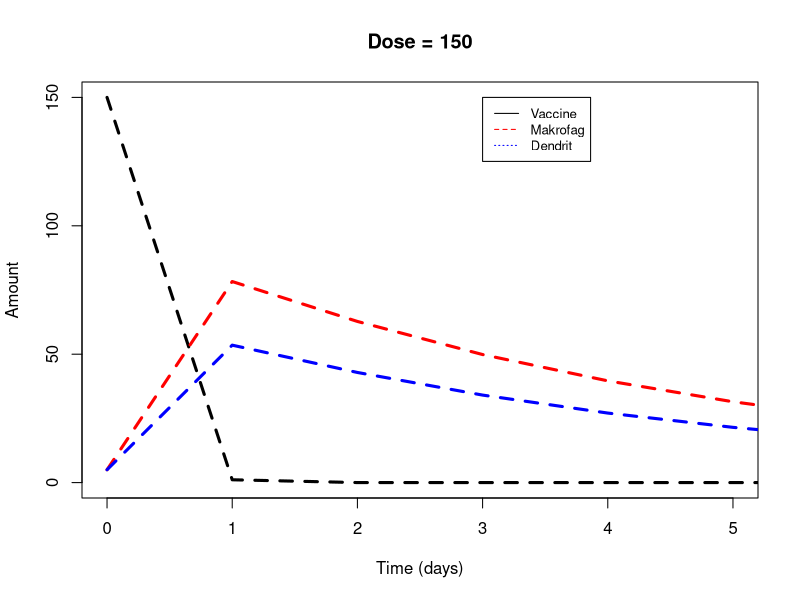
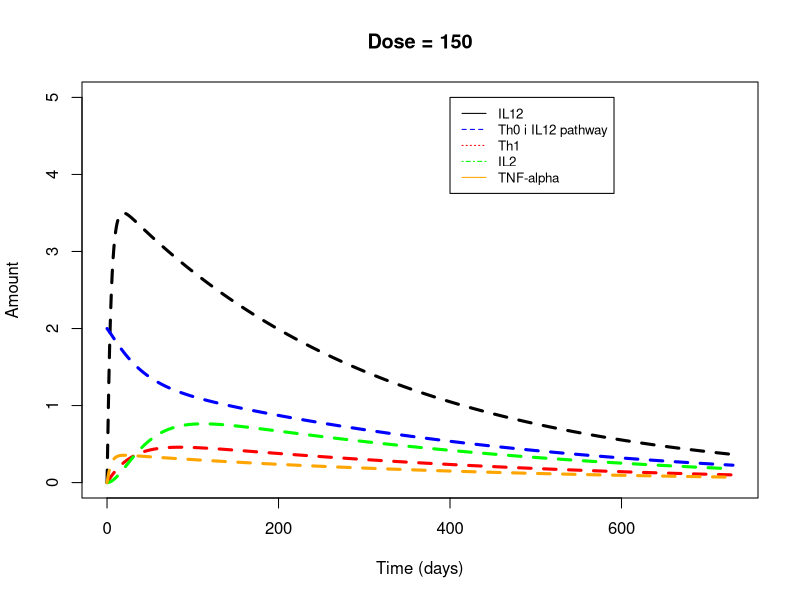
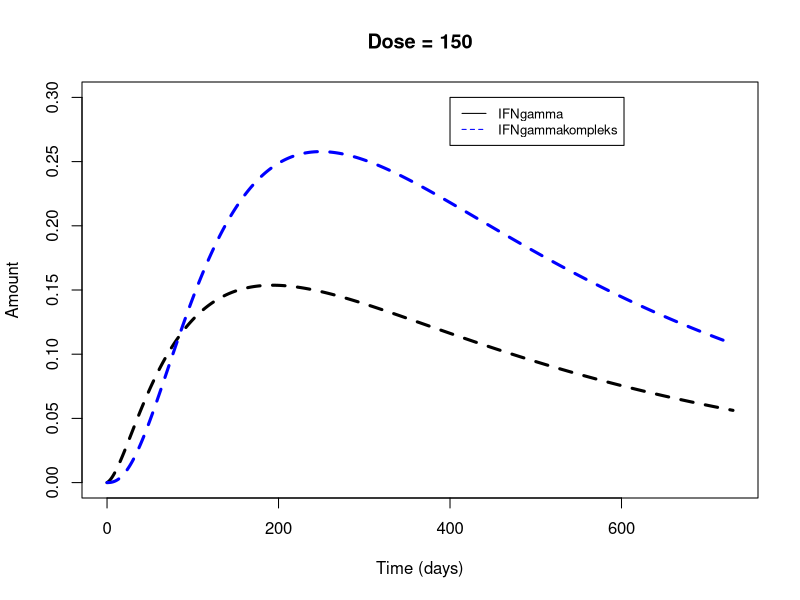
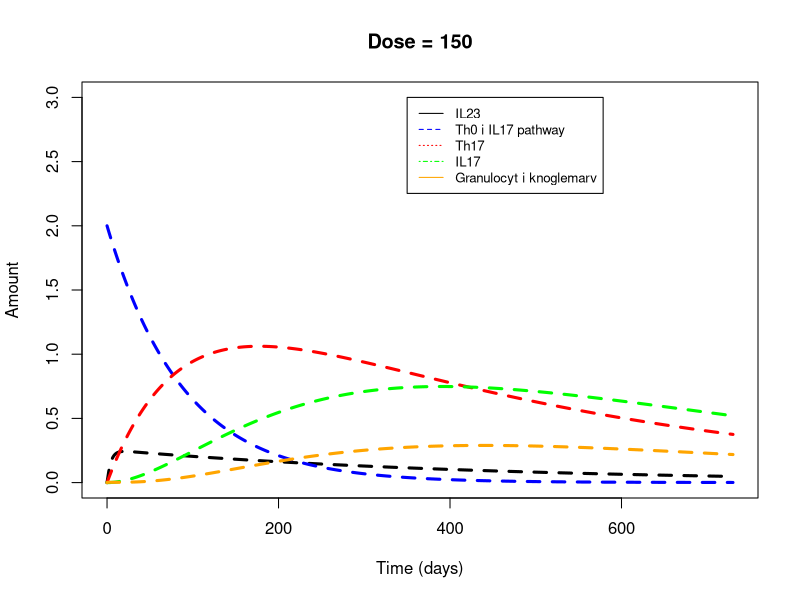

Write R code to recreate these figures, in order.
# TB model in R

rm(list=ls())

# get the ODE solver
library(deSolve)


# make the function of the system
model = function (current_timepoint, state_values, parameters)
{
  # create state variables (local variables)
  Vaccine = state_values [1]       
  Makrofag = state_values [2]
  IL12 = state_values [3]
  Th0_IL12 = state_values [4]
  Th0_IL17 = state_values [5]
  Th1 = state_values [6]
  IL2 = state_values [7]
  IFNg = state_values [8]
  IFNgk = state_values [9]
  TNFa = state_values [10]
  Dendrit = state_values [11]
  IL23 = state_values [12]
  Th17 = state_values [13]
  IL17 = state_values [14]
  GranulotcytKnoglemarv = state_values[15]
  #kM = state_values[16]
  
  
 # stop = 
  
  with ( 
    as.list (parameters),     # variable names within parameters can be used 
    {
      
      
      Kv_m <- 5*(250-Vaccine0)/((250-Vaccine0)+1)-(250-Vaccine0)*0.02
      Kv_d <- 5*Vaccine0/(Vaccine0+1)-Vaccine0*0.02
      #Kv_Gk <- ifelse(- Vaccine*Kv_m - Vaccine*Kv_d - Vaccine*Kv_Gk < 0,Kv_Gk.value,0)
      
      dVaccine = - Vaccine*Kv_m - Vaccine*Kv_d #- Vaccine*Kv_Gk
      
      
      # = ifelse(Vaccine < 0.00, - Vaccine*Kv_m - Vaccine*Kv_d - Vaccine*Kv_Gk, 0)
      
      
      dMakrofag = Vaccine*(Kv_m) + TNFa * KTNFa_m + IFNgk * KIFNgk_m - Makrofag*sigma_m
      dIL12 = Makrofag * Km_IL12 - IL12 * KIL12_Th0 - IL12*sigma_IL12
      
      dTh0_IL12 = Makrofag * Km_Th0 + IL12 * KIL12_Th0 - Th0_IL12 * KTh0_Th1 + IL2 * KIL2_Th0  - Th0_IL12*sigma_Th0_IL12
      dTh1 = Th0_IL12 * KTh0_Th1 - Th1*sigma_Th1
      dIL2 = Th1 * KTh1_IL2 - IL2*sigma_IL2
      dIFNg = Th1 * KTh1_IFNg + Th17 * KTh17_IFNg + Th0_IL12 * KTh0_IL12_IFNg + IFNgk * KIFNgk_IFNg - IFNg * KIFNg_IFNgk + Th0_IL17 * KTh0_IL17_IFNg - IFNg*sigma_IFNg
      dIFNgk = - IFNgk * KIFNgk_IFNg + IFNg * KIFNg_IFNgk - IFNgk*sigma_IFNgk
      dTNFa = Makrofag * Km_TNFa - TNFa*sigma_TNFa
      
      dTh0_IL17 = IL23 * KIL23_Th0 - Th0_IL17 * KTh0_Th17 - Th0_IL17*sigma_Th0_IL17
      dDendrit = Vaccine*Kv_d - Dendrit*sigma_d
      dIL23 = Dendrit * Kd_IL23 - IL23*sigma_IL23
      dTh17 = Th0_IL17 * KTh0_Th17 - Th17*sigma_Th17
      dIL17 = Th17 * KTh17_IL17 - IL17*sigma_IL17
      dGranulocytKnoglemarv =  Vaccine*Kv_Gk + IL17 * KIL17_Gk - GranulotcytKnoglemarv*sigma_Gk 
      
      # combine results
      results = c(dVaccine, dMakrofag, dIL12, dTh0_IL12, dTh0_IL17, dTh1, dIL2, dIFNg, dIFNgk, dTNFa, dDendrit,
                  dIL23, dTh17, dIL17, dGranulocytKnoglemarv)
      list (results)
    }
  )
}


# 0.00000041 på 5 dag
 # 0.00000041
# parameters

KTh0_IL17_IFNg.value <- 0.00009
KTh0_IL12_IFNg.value <- 0.00009
#Kv_m.value <- 0.02
#Kv_d.value <- 0.000003
Kv_Gk.value <- 0.00009 # Ændre denne værdi for dose elimination
KTNFa_m.value <- 0.00009
KIFNgk_m.value <- 0.00009
Km_IL12.value <- 0.009
KIL12_Th0.value <- 0.0009 
Km_Th0.value <- 0.00009
KTh0_Th1.value <- 0.009 
KTh0_Th17.value <- 0.009
KIL23_Th0.value <- 0.00009 
KIL2_Th0.value <- 0.009 
KTh1_IL2.value <- 0.09
KIFNgk_IFNg.value <- 0.00009 
KTh0_IFNg.value <- .00009 
KTh1_IFNg.value <- .00009
KTh17_IFNg.value <- .009
KIFNg_IFNgk.value <- .04
Km_TNFa.value <- .0009
Kd_IL23.value <- 0.0009
KTh17_IL17.value <- .005
KIL17_Gk.value <- .009
sigma_m.value <- 0.23
sigma_IL12.value <- 0.0023
sigma_Th0_IL12.value <- 0.0023
sigma_Th0_IL17.value <- 0.0023
sigma_Th1.value <- 0.023 #0.8
sigma_IL2.value <- 0.053
sigma_IFNg.value <- 0.023
sigma_IFNgk.value <- 0.023
sigma_TNFa.value <- 0.0023
sigma_d.value <- 0.23
sigma_IL23.value <- 0.0023
sigma_Th17.value <- 0.0023
sigma_IL17.value <- 0.0053
sigma_Gk.value <- 0.023

parameter.list <- c(KTh0_IL17_IFNg = KTh0_IL17_IFNg.value, Kv_Gk = Kv_Gk.value, KTNFa_m = KTNFa_m.value, 
                    KIFNgk_m = KIFNgk_m.value,Km_IL12 = Km_IL12.value, KIL12_Th0 = KIL12_Th0.value,Km_Th0 = Km_Th0.value, 
                    KTh0_Th1 = KTh0_Th1.value, KTh0_Th17 = KTh0_Th17.value, KIL23_Th0 = KIL23_Th0.value,
                    KIL2_Th0 = KIL2_Th0.value, KTh1_IL2 = KTh1_IL2.value, KIFNgk_IFNg = KIFNgk_IFNg.value, 
                    KTh0_IL12_IFNg = KTh0_IL12_IFNg.value, KTh1_IFNg = KTh1_IFNg.value, KTh17_IFNg = KTh17_IFNg.value, 
                    KIFNg_IFNgk = KIFNg_IFNgk.value, Km_TNFa = Km_TNFa.value, Kd_IL23 = Kd_IL23.value, 
                    KTh17_IL17 = KTh17_IL17.value, KIL17_Gk = KIL17_Gk.value, sigma_m = sigma_m.value,
                    sigma_IL12 = sigma_IL12.value, sigma_Th0_IL12 = sigma_Th0_IL12.value, sigma_Th1 = sigma_Th1.value,
                    sigma_IL2 = sigma_IL2.value, sigma_IFNg = sigma_IFNg.value, sigma_IFNgk = sigma_IFNgk.value,
                    sigma_TNFa = sigma_TNFa.value, sigma_d = sigma_d.value, sigma_IL23 = sigma_IL23.value,
                    sigma_Th17 = sigma_Th17.value, sigma_IL17 = sigma_IL17.value, sigma_Gk = sigma_Gk.value,sigma_Th0_IL17 = sigma_Th0_IL17.value)

# initial values
Vaccine0 = 150
Makrofag0 = 5
IL120 = 0
Th0_IL12_0 = 2
Th0_IL17_0 = 2
Th10 = 0
IL20 = 0
IFNg0 = 0
IFNgk0 = 0
TNFa0 = 0
Dendrit0 = 5
IL230 = 0
Th170 = 0
IL170 = 0
GranulotcytKnoglemarv0 = 0

initial.values <- c(Vaccine = Vaccine0, Makrofag = Makrofag0, IL12 = IL120, Th0_IL12 = Th0_IL12_0, Th0_IL17 = Th0_IL17_0, Th1 = Th10, IL2 = IL20, IFNg = IFNg0, 
                    IFNgk = IFNgk0, TNFa = TNFa0, Dendrit = Dendrit0, IL23 = IL230, Th17 = Th170, IL17 = IL170, 
                    GranulotcytKnoglemarv = GranulotcytKnoglemarv0)

# Output timepoints
time.points <- seq(0,2*365,by=1)

# simulate the epidemic
output <- ode(y=initial.values,times = time.points,func = model, parms = parameter.list)

# Plot the result 

# For at se mange decimaler kan den kommando nedenunder bruges. 
# Hvortil der ses, at vaccinen assymptotisk nærmer sig 0, 
# selvom den svinger mellem negative og positive værdier

#options("scipen"=100, "digits"=4) 

# Plot af vaccine, makrofag og dendrit
plot(Vaccine~time,data=output,type='l',lwd=3,lty=2,col='black',ylim=c(0,150),xlim=c(0,5),ylab='Amount',xlab='Time (days)')
lines(Makrofag~time,data=output,type='l',lwd=3,lty=2,col='red',ylim=c(0,150),xlim=c(0,5),ylab='Amount',xlab='Time (days)')
lines(Dendrit~time,data=output,type='l',lwd=3,lty=2,col='blue',ylim=c(0,150),xlim=c(0,5),ylab='Amount',xlab='Time (days)')
legend(3, 150, legend=c("Vaccine", "Makrofag","Dendrit"),
       col=c("black", "red","blue"), lty=1:4, cex=0.8)
title("Dose = 150")


# Plots af IL12 pathway
plot(IL12~time,data=output,type='l',lwd=3,lty=2,col='black',ylim=c(0,5),xlim=c(0,2*365),ylab='Amount',xlab='Time (days)')
lines(Th0_IL12~time,data=output,type='l',lwd=3,lty=2,col='blue',ylim=c(0,2),xlim=c(0,2*365),ylab='Amount',xlab='Time (days)')
lines(Th1~time,data=output,type='l',lwd=3,lty=2,col='red',ylim=c(0,0.1),ylab='Amount',xlab='Time (days)')
lines(IL2~time,data=output,type='l',lwd=3,lty=2,col='green',ylim=c(0,0.0005),ylab='Amount',xlab='Time (days)')
lines(TNFa~time,data=output,type='l',lwd=3,lty=2,col='orange',ylim=c(0,0.6),ylab='Amount',xlab='Time (days)')
legend(400, 5, legend=c("IL12", "Th0 i IL12 pathway","Th1","IL2","TNF-alpha"),
       col=c("black", "blue","red","green","orange"), lty=1:4, cex=0.8)
title("Dose = 150")


plot(IFNg~time,data=output,type='l',lwd=3,lty=2,col='black',ylim=c(0,0.3),ylab='Amount',xlab='Time (days)')
lines(IFNgk~time,data=output,type='l',lwd=3,lty=2,col='blue',ylim=c(0,0.3),ylab='Amount',xlab='Time (days)')
legend(400, 0.30, legend=c("IFNgamma", "IFNgammakompleks"),
       col=c("black", "blue"), lty=1:4, cex=0.8)
title("Dose = 150")


# Plot af IL17
plot(IL23~time,data=output,type='l',lwd=3,lty=2,col='black',ylim=c(0,3),ylab='Amount',xlab='Time (days)')
lines(Th0_IL17~time,data=output,type='l',lwd=3,lty=2,col='blue',ylim=c(0,3),ylab='Amount',xlab='Time (days)')
lines(Th17~time,data=output,type='l',lwd=3,lty=2,col='red',ylim=c(0,0.1),ylab='Amount',xlab='Time (days)')
lines(IL17~time,data=output,type='l',lwd=3,lty=2,col='green',ylim=c(0,0.001),ylab='Amount',xlab='Time (days)')
lines(GranulotcytKnoglemarv~time,data=output,type='l',lwd=3,lty=2,col='orange',ylim=c(0,0.001),ylab='Amount',xlab='Time (days)')
legend(350, 3, legend=c("IL23", "Th0 i IL17 pathway","Th17","IL17","Granulocyt i knoglemarv"),
       col=c("black", "blue","red","green","orange"), lty=1:4, cex=0.8)
title("Dose = 150")



# Undersøger nu dendritter mod makrofager, samt infgamma for doserne 0.2,50,100,200,250

#SimulatedDataDose100 <- as.data.frame(output)
#DendritDose100 <- SimulatedDataDose100$Dendrit
#IFNgDose100 <- SimulatedDataDose100$IFNg
#MakrofagDose100 <- SimulatedDataDose100$Makrofag
#Time <- SimulatedDataDose100$time

#Data100 <- matrix(c(Time,DendritDose100,IFNgDose100,MakrofagDose100),nrow=length(MakrofagDose100))
#write.csv(Data100,file = "Data50")



# Herfra loades data, hvis de ønskes at blive undersøgt

#DATA <- read.table("DataUdenHuller.csv", header=TRUE, sep=";", as.is=TRUE)
#VaccineDATA = as.numeric(gsub(",", ".", gsub("\\.", "", DATA$H56.vacc..Dose)))
#RestimulerendeVaccineData = as.numeric(gsub(",", ".", gsub("\\.", "", DATA$H56.restim..ug.ml.)))
#IL17DATA = as.numeric(gsub(",", ".", gsub("\\.", "", DATA$mean...IL.17)))
#INFgDATA = as.numeric(gsub(",", ".", gsub("\\.", "", DATA$mean...IFNg)))
#IL2DATA= as.numeric(gsub(",", ".", gsub("\\.", "", DATA$mean...IL.2)))
#INFaDATA= as.numeric(gsub(",", ".", gsub("\\.", "", DATA$mean...TNFa)))
#plot(VaccineDATA,IL17DATA,xlim=c(0,50))
#plot(RestimulerendeVaccineData,IL17DATA,xlim=c(0,100))
#CelleData <- read.table("Celler.csv", header=TRUE, sep=";", as.is=TRUE)
#plot(CelleData$Time..days,CelleData$Response..SFU.mill.splenocytes.)
#dose0CelleData <- CelleData[1:45,c('Time..days.','Response..SFU.mill.splenocytes.')]
#dose01CelleData <- CelleData[46:90,c('Time..days.','Response..SFU.mill.splenocytes.')]
#plot(dose01CelleData$Time..days,dose01CelleData$Response..SFU.mill.splenocytes.)
